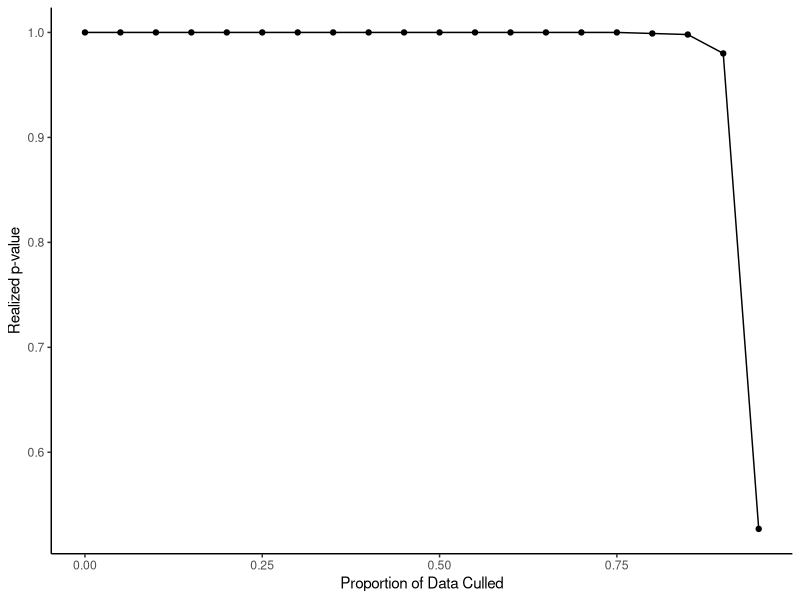
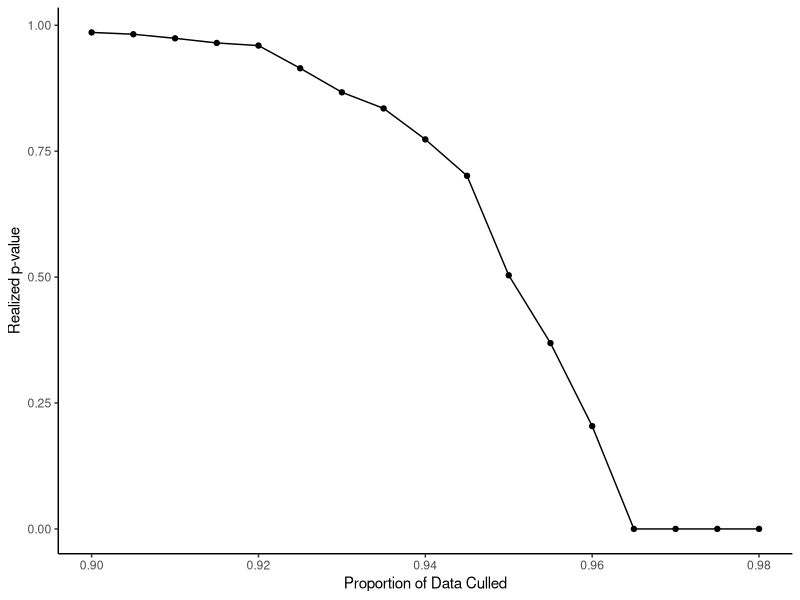
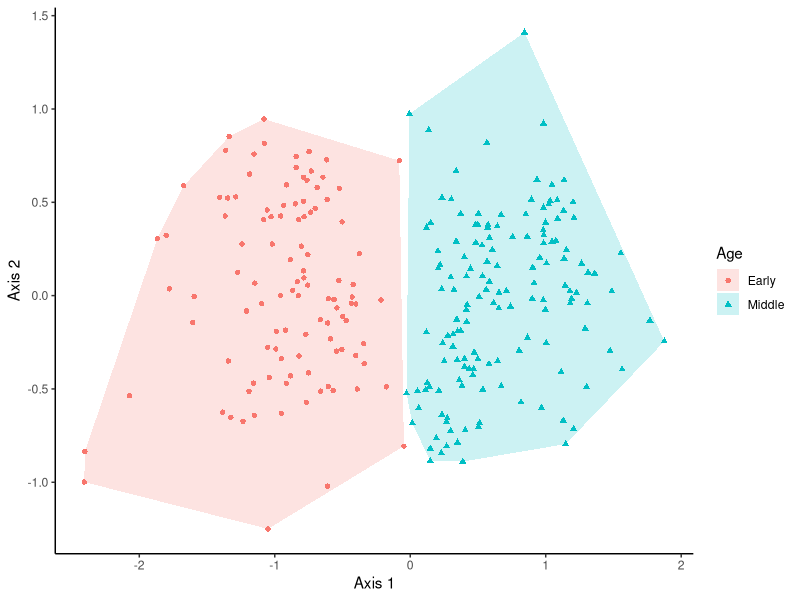
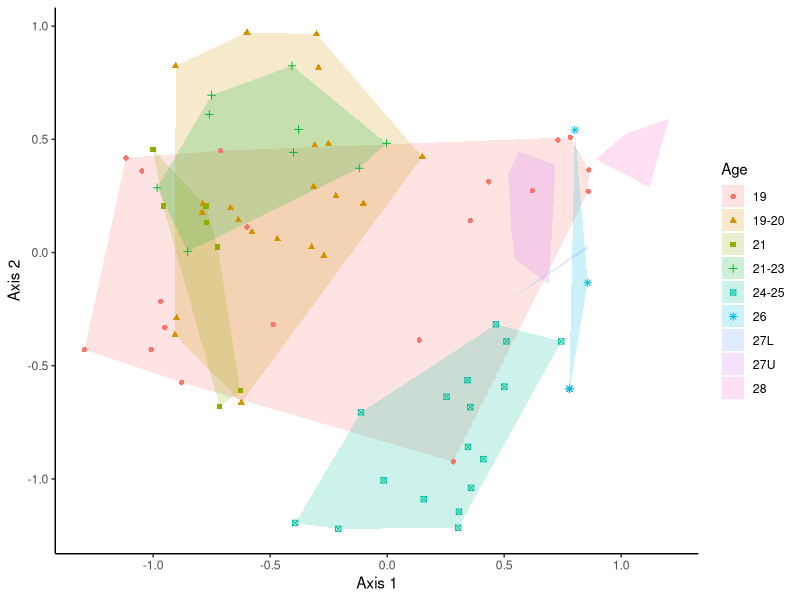
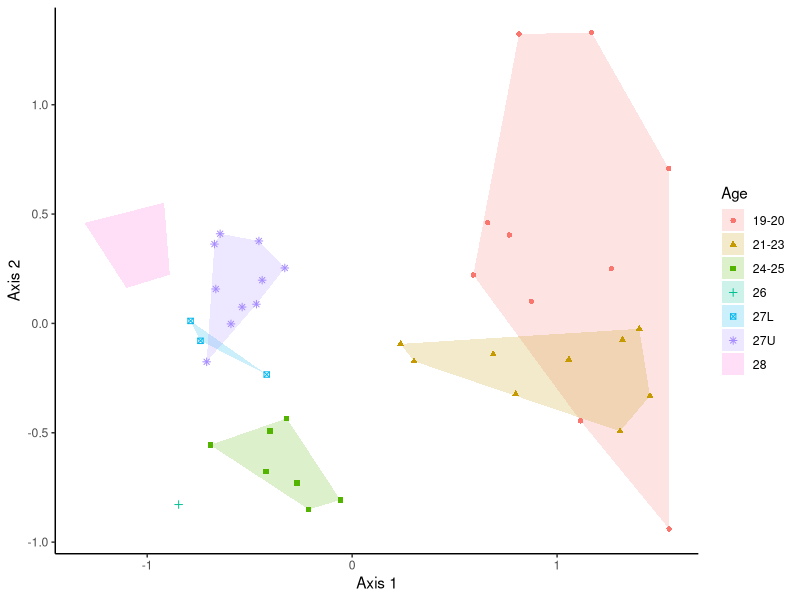

R code for these plots, in order:
# load required packages
library("dplyr")
library("ggplot2")


# download data
fig4Data <- read.csv("Data/Fig4Data.csv") %>%
  select(Age, X, Y)
fig5AData <- read.csv("Data/Fig5AData.csv")
fig5BData <- read.csv("Data/Fig5BData.csv")
fig6AData <- read.csv("Data/Fig6AData.csv") %>%
  rename(Age = Faunal.Interval)
fig6BData <- read.csv("Data/Fig6BData.csv") %>%
  rename(Age = Faunal.Interval)


# create function to generate line plots for figs 5A and 5B
plotLines <- function(data){
  fig <- ggplot(data=data, aes(x=Proportion.culled, y=Success.rate, group=1)) +
    geom_line() +
    geom_point() +
    xlab("Proportion of Data Culled") +
    ylab("Realized p-value") +
    theme_classic()
}

# generate line plot for fig. 5A
fig5A <- plotLines(fig5AData)
fig5A

# generate line plot for fig. 5B
fig5B <- plotLines(fig5BData)
fig5B


# create function to generate ordination plots for figs 4, 6A, 6B 
plotNMDS <- function(data) {
  # create function to calculate the convex hull for each group
  find_hull = function(df) df[chull(df$X, df$Y), ]
  
  # apply the function to your NMDS scores grouped by your factor
  hulls = data %>%
    group_by(Age) %>%
    do(find_hull(.))
  
  # generate plot
  ggplot() +
    geom_polygon(data = hulls, aes(x = X, y = Y, fill = Age), alpha = 0.2) +
    geom_point(data=data, aes(x=X, y=Y, color=Age, shape=Age)) +
    xlab("Axis 1") +
    ylab("Axis 2") +
    theme_classic()
}

# generate ordination plot for Fig. 4
fig4 <- plotNMDS(data=fig4Data)
fig4

# generate ordination plot for Fig. 6A
fig6A <- plotNMDS(data=fig6AData)
fig6A

# generate ordination plot for Fig. 6B
fig6B <- plotNMDS(data=fig6BData)
fig6B
